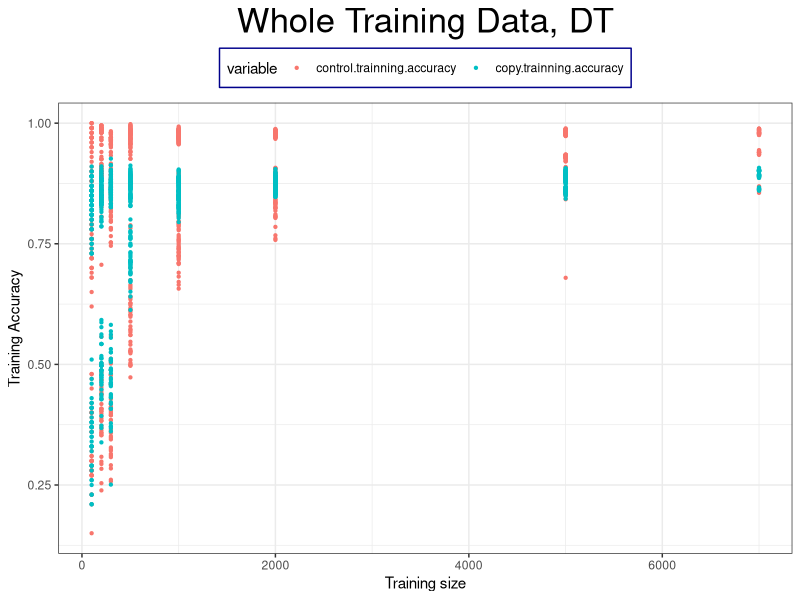
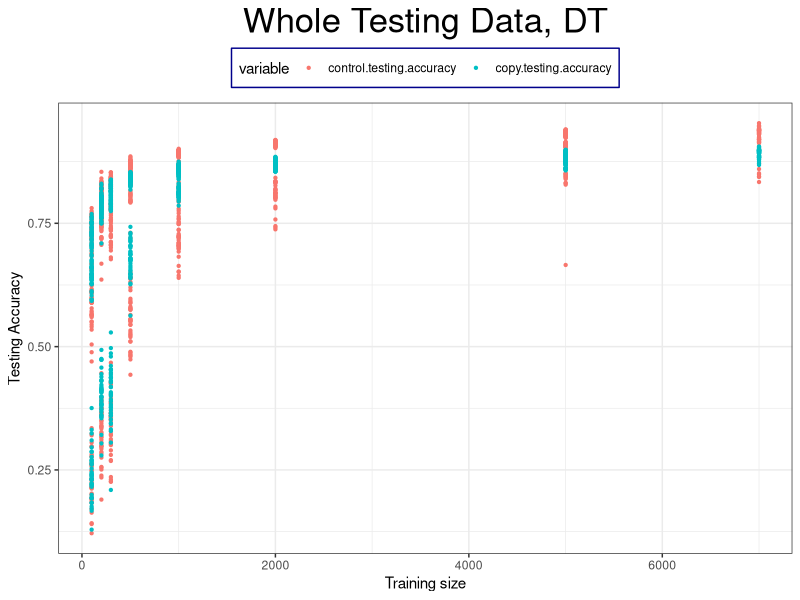
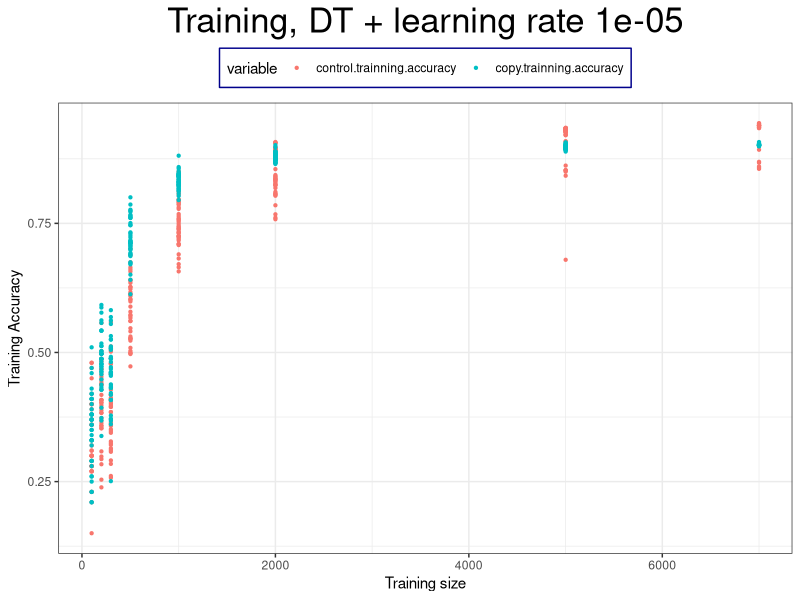
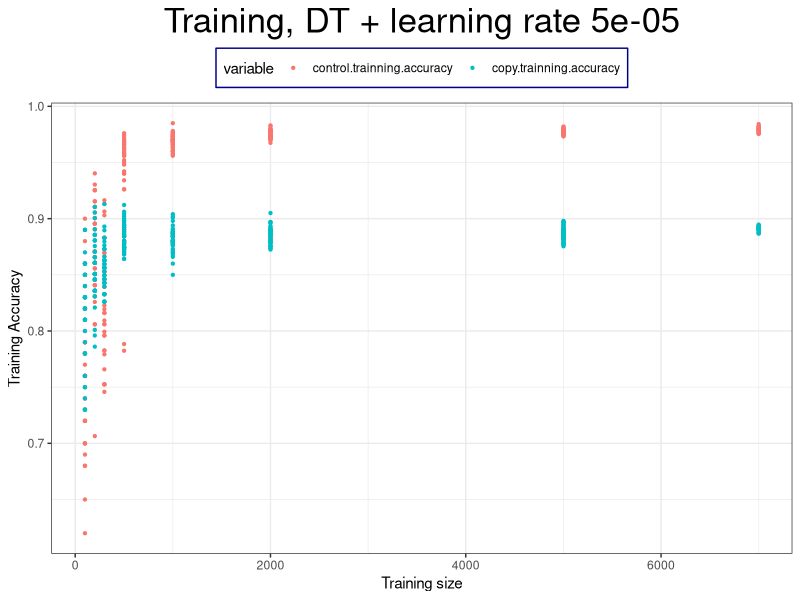
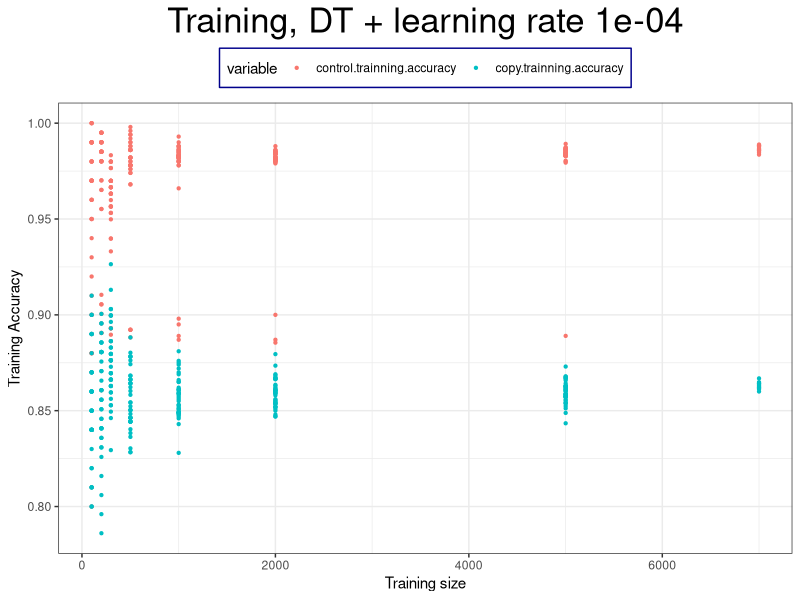
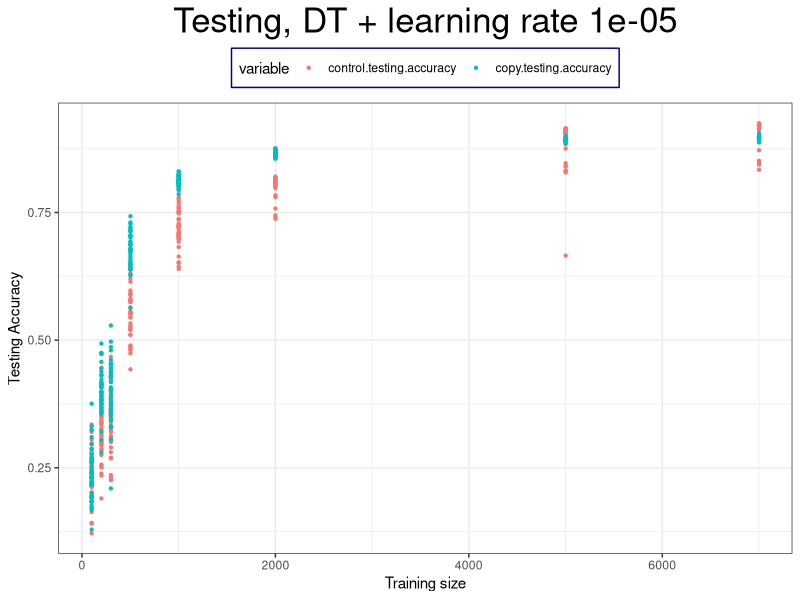
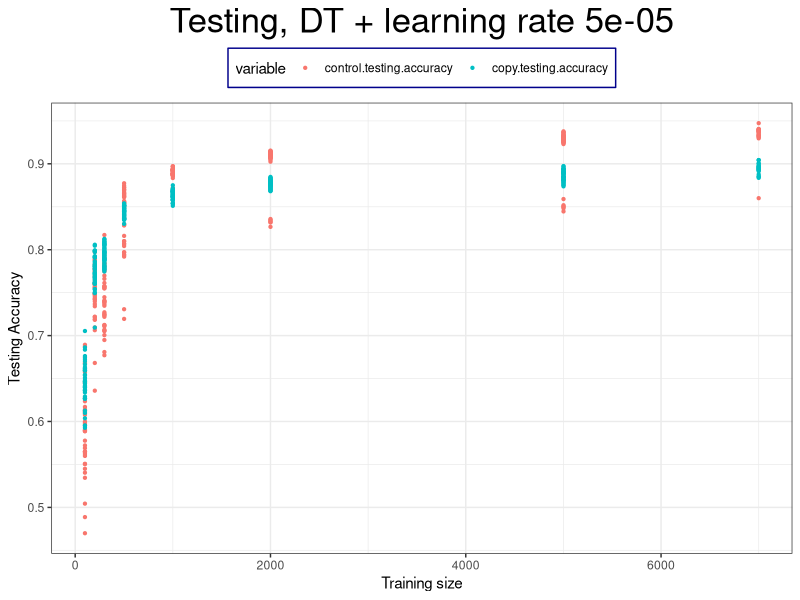
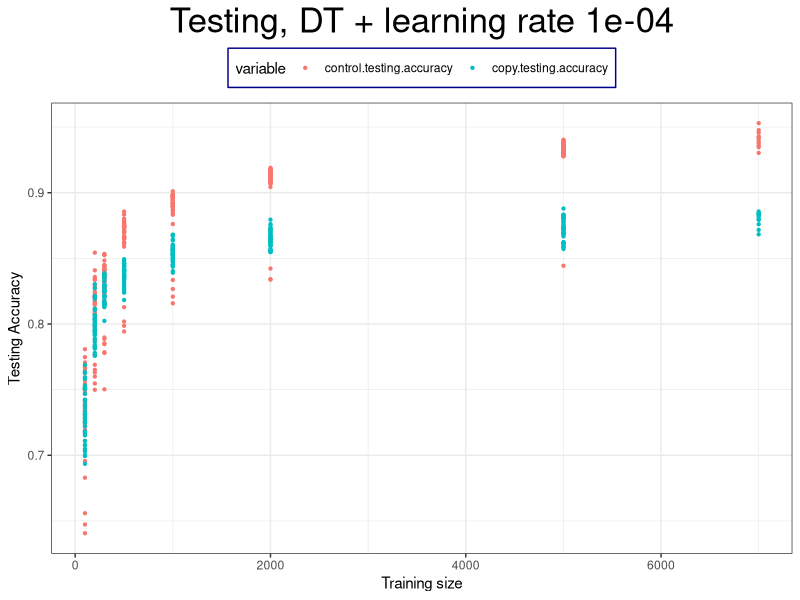

R code for these plots, in order:
library(ggplot2)
library(reshape2)
raw <- read.csv("./MNIST_BigMLStealer_3240_result.csv")
head(raw)
raw.epoch.200 <- raw[raw$epoch == 200,]

## Whole data for training
draw.melt.training <- melt(raw.epoch.200, id=c("training.size", "testing.size", "loss.function", "batch.size", "learning.rate", "epoch", "control.testing.accuracy", "copy.testing.accuracy"))
head(draw.melt.training)

## Whole data for testing
draw.melt.testing <- melt(raw.epoch.200, id=c("training.size", "testing.size", "loss.function", "batch.size", "learning.rate", "epoch", "control.trainning.accuracy", "copy.trainning.accuracy"))
head(draw.melt.testing)

## Training with different learning rate
draw.melt.training.learningrate.1 <- draw.melt.training[draw.melt.training$learning.rate == 1e-05, ]
draw.melt.training.learningrate.2 <- draw.melt.training[draw.melt.training$learning.rate == 5e-05, ]
draw.melt.training.learningrate.3 <- draw.melt.training[draw.melt.training$learning.rate == 1e-04, ]

## Testing with different learning rate
draw.melt.testing.learningrate.1 <- draw.melt.testing[draw.melt.testing$learning.rate == 1e-05, ]
draw.melt.testing.learningrate.2 <- draw.melt.testing[draw.melt.testing$learning.rate == 5e-05, ]
draw.melt.testing.learningrate.3 <- draw.melt.testing[draw.melt.testing$learning.rate == 1e-04, ]

# Drawing for whole training data
ggplot(draw.melt.training, aes(x=training.size, y=value, color=variable)) + 
  ggtitle("Whole Training Data, DT") +
  geom_point(size = 0.8) + 
  theme_bw() +
  theme(legend.position="top") +
  theme(legend.background = element_rect(size=0.5, linetype="solid", 
                                         colour ="darkblue")) + 
  xlab("Training size") + ylab("Training Accuracy") + 
  theme(plot.title = element_text(size=25, hjust = 0.5))
ggsave("figure/whole_training_DT.png",
       dpi = 300,
       width = 7,
       height = 7)

# Drawing for testing data
ggplot(draw.melt.testing, aes(x=training.size, y=value, color=variable)) + 
  ggtitle("Whole Testing Data, DT") +
  geom_point(size = 0.8) + 
  theme_bw() +
  theme(legend.position="top")+
  theme(legend.background = element_rect(size=0.5, linetype="solid", 
                                         colour ="darkblue")) + 
  xlab("Training size") + ylab("Testing Accuracy") + 
  theme(plot.title = element_text(size=25, hjust = 0.5))
ggsave("figure/whole_testing_DT.png",
       dpi = 300,
       width = 7,
       height = 7)

# Drawing for whole training data, learning rate 1e-05 
ggplot(draw.melt.training.learningrate.1, aes(x=training.size, y=value, color=variable)) + 
  ggtitle("Training, DT + learning rate 1e-05") +
  geom_point(size = 0.8) + 
  theme_bw() +
  theme(legend.position="top")+
  theme(legend.background = element_rect(size=0.5, linetype="solid", 
                                         colour ="darkblue")) + 
  xlab("Training size") + ylab("Training Accuracy") + 
  theme(plot.title = element_text(size=25, hjust = 0.5))
ggsave("figure/training_learning_1e-05_DT.png",
       dpi = 300,
       width = 7,
       height = 7)

# Drawing for whole training data, learning rate 5e-05 
ggplot(draw.melt.training.learningrate.2, aes(x=training.size, y=value, color=variable)) + 
  ggtitle("Training, DT + learning rate 5e-05") +
  geom_point(size = 0.8) + 
  theme_bw() +
  theme(legend.position="top")+
  theme(legend.background = element_rect(size=0.5, linetype="solid", 
                                         colour ="darkblue")) + 
  xlab("Training size") + ylab("Training Accuracy") + 
  theme(plot.title = element_text(size=25, hjust = 0.5))
ggsave("figure/training_learning_5e-05_DT.png",
       dpi = 300,
       width = 7,
       height = 7)

# Drawing for whole training data, learning rate 1e-04
ggplot(draw.melt.training.learningrate.3, aes(x=training.size, y=value, color=variable)) + 
  ggtitle("Training, DT + learning rate 1e-04") +
  geom_point(size = 0.8) + 
  theme_bw() +
  theme(legend.position="top")+
  theme(legend.background = element_rect(size=0.5, linetype="solid", 
                                         colour ="darkblue")) + 
  xlab("Training size") + ylab("Training Accuracy") + 
  theme(plot.title = element_text(size=25, hjust = 0.5))
ggsave("figure/training_learning_1e-04_DT.png",
       dpi = 300,
       width = 7,
       height = 7)

# Drawing for whole training data, learning rate 1e-05 
ggplot(draw.melt.testing.learningrate.1, aes(x=training.size, y=value, color=variable)) + 
  ggtitle("Testing, DT + learning rate 1e-05") +
  geom_point(size = 0.8) + 
  theme_bw() +
  theme(legend.position="top")+
  theme(legend.background = element_rect(size=0.5, linetype="solid", 
                                         colour ="darkblue")) + 
  xlab("Training size") + ylab("Testing Accuracy") + 
  theme(plot.title = element_text(size=25, hjust = 0.5))
ggsave("figure/testing_learning_1e-05_DT.png",
       dpi = 300,
       width = 7,
       height = 7)

# Drawing for whole training data, learning rate 5e-05
ggplot(draw.melt.testing.learningrate.2, aes(x=training.size, y=value, color=variable)) + 
  ggtitle("Testing, DT + learning rate 5e-05") +
  geom_point(size = 0.8) + 
  theme_bw() +
  theme(legend.position="top")+
  theme(legend.background = element_rect(size=0.5, linetype="solid", 
                                         colour ="darkblue")) + 
  xlab("Training size") + ylab("Testing Accuracy") + 
  theme(plot.title = element_text(size=25, hjust = 0.5))
ggsave("figure/testing_learning_5e-05_DT.png",
       dpi = 300,
       width = 7,
       height = 7)

# Drawing for whole training data, learning rate 1e-04
ggplot(draw.melt.testing.learningrate.3, aes(x=training.size, y=value, color=variable)) + 
  ggtitle("Testing, DT + learning rate 1e-04") +
  geom_point(size = 0.8) + 
  theme_bw() +
  theme(legend.position="top")+
  theme(legend.background = element_rect(size=0.5, linetype="solid", 
                                         colour ="darkblue")) + 
  xlab("Training size") + ylab("Testing Accuracy") + 
  theme(plot.title = element_text(size=25, hjust = 0.5))
ggsave("figure/testing_learning_1e-04_DT.png",
       dpi = 300,
       width = 7,
       height = 7)





raw_deepnet <- read.csv("./MNIST_deepnet_BigMLStealer_3240_result.csv")
head(raw_deepnet)

raw.epoch.200.deepnet <- raw_deepnet[raw_deepnet$epoch == 200,]
head(raw.epoch.200.deepnet)

## Whole data for training
draw.melt.training.deepnet <- melt(raw.epoch.200.deepnet, id=c("training.size", "testing.size", "loss.function", "batch.size", "learning.rate", "epoch", "control.testing.accuracy", "copy.testing.accuracy"))
head(draw.melt.training)

## Whole data for testing
draw.melt.testing.deepnet <- melt(raw.epoch.200.deepnet, id=c("training.size", "testing.size", "loss.function", "batch.size", "learning.rate", "epoch", "control.trainning.accuracy", "copy.trainning.accuracy"))
head(draw.melt.testing)

## Training with different learning rate
draw.melt.training.learningrate.1.deepnet <- draw.melt.training.deepnet[draw.melt.training.deepnet$learning.rate == 1e-05, ]
draw.melt.training.learningrate.2.deepnet <- draw.melt.training.deepnet[draw.melt.training.deepnet$learning.rate == 5e-05, ]
draw.melt.training.learningrate.3.deepnet <- draw.melt.training.deepnet[draw.melt.training.deepnet$learning.rate == 1e-04, ]

## Testing with different learning rate
draw.melt.testing.learningrate.1.deepnet <- draw.melt.testing.deepnet[draw.melt.testing.deepnet$learning.rate == 1e-05, ]
draw.melt.testing.learningrate.2.deepnet <- draw.melt.testing.deepnet[draw.melt.testing.deepnet$learning.rate == 5e-05, ]
draw.melt.testing.learningrate.3.deepnet <- draw.melt.testing.deepnet[draw.melt.testing.deepnet$learning.rate == 1e-04, ]


# Drawing for whole training data
ggplot(draw.melt.training.deepnet, aes(x=training.size, y=value, color=variable)) + 
  ggtitle("Whole Training Data, DN") +
  geom_point(size = 0.8) + 
  theme_bw() +
  theme(legend.position="top") +
  theme(legend.background = element_rect(size=0.5, linetype="solid", 
                                         colour ="darkblue")) + 
  xlab("Training size") + ylab("Training Accuracy") + 
  theme(plot.title = element_text(size=25, hjust = 0.5))
ggsave("figure/whole_training_DN.png",
       dpi = 300,
       width = 7,
       height = 7)

# Drawing for testing data
ggplot(draw.melt.testing.deepnet, aes(x=training.size, y=value, color=variable)) + 
  ggtitle("Whole Testing Data, DN") +
  geom_point(size = 0.8) + 
  theme_bw() +
  theme(legend.position="top")+
  theme(legend.background = element_rect(size=0.5, linetype="solid", 
                                         colour ="darkblue")) + 
  xlab("Training size") + ylab("Testing Accuracy") + 
  theme(plot.title = element_text(size=25, hjust = 0.5))
ggsave("figure/whole_testing_DN.png",
       dpi = 300,
       width = 7,
       height = 7)

# Drawing for whole training data, learning rate 1e-05 
ggplot(draw.melt.training.learningrate.1.deepnet, aes(x=training.size, y=value, color=variable)) + 
  ggtitle("Training, DN + learning rate 1e-05") +
  geom_point(size = 0.8) + 
  theme_bw() +
  theme(legend.position="top")+
  theme(legend.background = element_rect(size=0.5, linetype="solid", 
                                         colour ="darkblue")) + 
  xlab("Training size") + ylab("Training Accuracy") + 
  theme(plot.title = element_text(size=25, hjust = 0.5))
ggsave("figure/training_learning_1e-05_DN.png",
       dpi = 300,
       width = 7,
       height = 7)

# Drawing for whole training data, learning rate 5e-05 
ggplot(draw.melt.training.learningrate.2.deepnet, aes(x=training.size, y=value, color=variable)) + 
  ggtitle("Training, DN + learning rate 5e-05") +
  geom_point(size = 0.8) + 
  theme_bw() +
  theme(legend.position="top")+
  theme(legend.background = element_rect(size=0.5, linetype="solid", 
                                         colour ="darkblue")) + 
  xlab("Training size") + ylab("Training Accuracy") + 
  theme(plot.title = element_text(size=25, hjust = 0.5))
ggsave("figure/training_learning_5e-05_DN.png",
       dpi = 300,
       width = 7,
       height = 7)

# Drawing for whole training data, learning rate 1e-04
ggplot(draw.melt.training.learningrate.3.deepnet, aes(x=training.size, y=value, color=variable)) + 
  ggtitle("Training, DN + learning rate 1e-04") +
  geom_point(size = 0.8) + 
  theme_bw() +
  theme(legend.position="top")+
  theme(legend.background = element_rect(size=0.5, linetype="solid", 
                                         colour ="darkblue")) + 
  xlab("Training size") + ylab("Training Accuracy") + 
  theme(plot.title = element_text(size=25, hjust = 0.5))
ggsave("figure/training_learning_1e-04_DN.png",
       dpi = 300,
       width = 7,
       height = 7)

# Drawing for whole training data, learning rate 1e-05 
ggplot(draw.melt.testing.learningrate.1.deepnet, aes(x=training.size, y=value, color=variable)) + 
  ggtitle("Testing, DN + learning rate 1e-05") +
  geom_point(size = 0.8) + 
  theme_bw() +
  theme(legend.position="top")+
  theme(legend.background = element_rect(size=0.5, linetype="solid", 
                                         colour ="darkblue")) + 
  xlab("Training size") + ylab("Testing Accuracy") + 
  theme(plot.title = element_text(size=25, hjust = 0.5))
ggsave("figure/testing_learning_1e-05_DN.png",
       dpi = 300,
       width = 7,
       height = 7)

# Drawing for whole training data, learning rate 5e-05
ggplot(draw.melt.testing.learningrate.2.deepnet, aes(x=training.size, y=value, color=variable)) + 
  ggtitle("Testing, DN + learning rate 5e-05") +
  geom_point(size = 0.8) + 
  theme_bw() +
  theme(legend.position="top")+
  theme(legend.background = element_rect(size=0.5, linetype="solid", 
                                         colour ="darkblue")) + 
  xlab("Training size") + ylab("Testing Accuracy") + 
  theme(plot.title = element_text(size=25, hjust = 0.5))
ggsave("figure/testing_learning_5e-05_DN.png",
       dpi = 300,
       width = 7,
       height = 7)

# Drawing for whole training data, learning rate 1e-04
ggplot(draw.melt.testing.learningrate.3.deepnet, aes(x=training.size, y=value, color=variable)) + 
  ggtitle("Testing, DN + learning rate 1e-04") +
  geom_point(size = 0.8) + 
  theme_bw() +
  theme(legend.position="top")+
  theme(legend.background = element_rect(size=0.5, linetype="solid", 
                                         colour ="darkblue")) + 
  xlab("Training size") + ylab("Testing Accuracy") + 
  theme(plot.title = element_text(size=25, hjust = 0.5))
ggsave("figure/testing_learning_1e-04_DN.png",
       dpi = 300,
       width = 7,
       height = 7)
